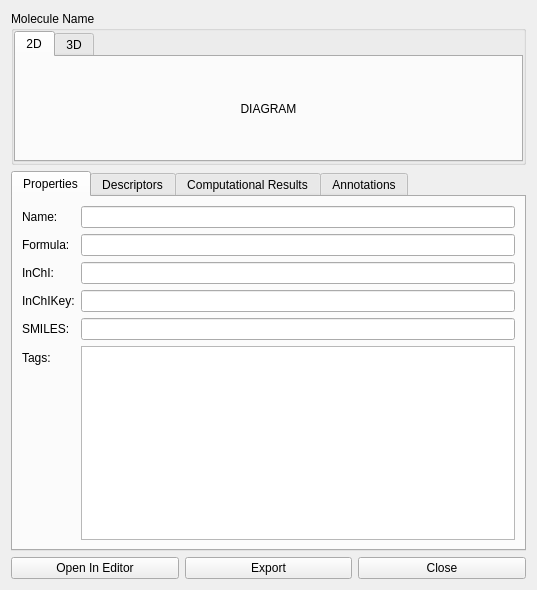
<?xml version="1.0" encoding="UTF-8"?>
<ui version="4.0">
 <class>MoleculeDetailDialog</class>
 <widget class="QDialog" name="MoleculeDetailDialog">
  <property name="geometry">
   <rect>
    <x>0</x>
    <y>0</y>
    <width>537</width>
    <height>590</height>
   </rect>
  </property>
  <property name="windowTitle">
   <string>Molecule Details</string>
  </property>
  <layout class="QVBoxLayout" name="verticalLayout_2">
   <item>
    <widget class="QGroupBox" name="diagramGroupBox">
     <property name="title">
      <string>Molecule Name</string>
     </property>
     <layout class="QVBoxLayout" name="verticalLayout">
      <property name="spacing">
       <number>0</number>
      </property>
      <property name="leftMargin">
       <number>0</number>
      </property>
      <property name="topMargin">
       <number>0</number>
      </property>
      <property name="rightMargin">
       <number>0</number>
      </property>
      <property name="bottomMargin">
       <number>0</number>
      </property>
      <item>
       <widget class="QTabWidget" name="diagramTabWidget">
        <property name="currentIndex">
         <number>0</number>
        </property>
        <widget class="QWidget" name="molecule2DTab">
         <attribute name="title">
          <string>2D</string>
         </attribute>
         <layout class="QVBoxLayout" name="diagram2DLayout">
          <property name="spacing">
           <number>0</number>
          </property>
          <property name="leftMargin">
           <number>0</number>
          </property>
          <property name="topMargin">
           <number>0</number>
          </property>
          <property name="rightMargin">
           <number>0</number>
          </property>
          <property name="bottomMargin">
           <number>0</number>
          </property>
          <item>
           <widget class="QLabel" name="diagram2DLabel">
            <property name="text">
             <string>DIAGRAM</string>
            </property>
            <property name="alignment">
             <set>Qt::AlignCenter</set>
            </property>
           </widget>
          </item>
         </layout>
        </widget>
        <widget class="QWidget" name="molecule3DTab">
         <attribute name="title">
          <string>3D</string>
         </attribute>
         <layout class="QVBoxLayout" name="diagram3DLayout">
          <property name="spacing">
           <number>0</number>
          </property>
          <property name="leftMargin">
           <number>0</number>
          </property>
          <property name="topMargin">
           <number>0</number>
          </property>
          <property name="rightMargin">
           <number>0</number>
          </property>
          <property name="bottomMargin">
           <number>0</number>
          </property>
          <item>
           <widget class="Avogadro::QtOpenGL::GLWidget" name="glWidget" native="true"/>
          </item>
         </layout>
        </widget>
       </widget>
      </item>
     </layout>
    </widget>
   </item>
   <item>
    <widget class="QTabWidget" name="tabWidget">
     <property name="currentIndex">
      <number>0</number>
     </property>
     <widget class="QWidget" name="propertiesTab">
      <attribute name="title">
       <string>Properties</string>
      </attribute>
      <layout class="QFormLayout" name="formLayout">
       <property name="fieldGrowthPolicy">
        <enum>QFormLayout::ExpandingFieldsGrow</enum>
       </property>
       <item row="0" column="0">
        <widget class="QLabel" name="nameLabel">
         <property name="text">
          <string>Name:</string>
         </property>
        </widget>
       </item>
       <item row="0" column="1">
        <widget class="QLineEdit" name="nameLineEdit">
         <property name="readOnly">
          <bool>true</bool>
         </property>
        </widget>
       </item>
       <item row="2" column="0">
        <widget class="QLabel" name="formulaLabel">
         <property name="text">
          <string>Formula:</string>
         </property>
        </widget>
       </item>
       <item row="2" column="1">
        <widget class="QLineEdit" name="formulaLineEdit">
         <property name="readOnly">
          <bool>true</bool>
         </property>
        </widget>
       </item>
       <item row="5" column="0">
        <widget class="QLabel" name="inchiLabel">
         <property name="text">
          <string>InChI:</string>
         </property>
        </widget>
       </item>
       <item row="5" column="1">
        <widget class="QLineEdit" name="inchiLineEdit">
         <property name="readOnly">
          <bool>true</bool>
         </property>
        </widget>
       </item>
       <item row="7" column="0">
        <widget class="QLabel" name="inchikeyLabel">
         <property name="text">
          <string>InChIKey:</string>
         </property>
        </widget>
       </item>
       <item row="7" column="1">
        <widget class="QLineEdit" name="inchikeyLineEdit">
         <property name="readOnly">
          <bool>true</bool>
         </property>
        </widget>
       </item>
       <item row="9" column="0">
        <widget class="QLabel" name="smilesLabel">
         <property name="text">
          <string>SMILES:</string>
         </property>
        </widget>
       </item>
       <item row="9" column="1">
        <widget class="QLineEdit" name="smilesLineEdit">
         <property name="readOnly">
          <bool>true</bool>
         </property>
        </widget>
       </item>
       <item row="11" column="0">
        <widget class="QLabel" name="tagsLabel">
         <property name="text">
          <string>Tags:</string>
         </property>
        </widget>
       </item>
       <item row="11" column="1">
        <widget class="QTextEdit" name="tagsTextEdit">
         <property name="readOnly">
          <bool>true</bool>
         </property>
        </widget>
       </item>
      </layout>
     </widget>
     <widget class="QWidget" name="descriptorsTab">
      <attribute name="title">
       <string>Descriptors</string>
      </attribute>
      <layout class="QVBoxLayout" name="verticalLayout_4">
       <item>
        <widget class="QTableWidget" name="descriptorsTableWidget">
         <property name="editTriggers">
          <set>QAbstractItemView::NoEditTriggers</set>
         </property>
         <property name="alternatingRowColors">
          <bool>true</bool>
         </property>
         <property name="selectionMode">
          <enum>QAbstractItemView::SingleSelection</enum>
         </property>
         <property name="selectionBehavior">
          <enum>QAbstractItemView::SelectRows</enum>
         </property>
         <attribute name="horizontalHeaderStretchLastSection">
          <bool>true</bool>
         </attribute>
         <attribute name="verticalHeaderVisible">
          <bool>false</bool>
         </attribute>
        </widget>
       </item>
      </layout>
     </widget>
     <widget class="QWidget" name="computationalResultsTab">
      <attribute name="title">
       <string>Computational Results</string>
      </attribute>
      <layout class="QVBoxLayout" name="verticalLayout_5">
       <item>
        <layout class="QVBoxLayout" name="computationalResultsLayout"/>
       </item>
      </layout>
     </widget>
     <widget class="QWidget" name="annotationsTab">
      <attribute name="title">
       <string>Annotations</string>
      </attribute>
      <layout class="QVBoxLayout" name="verticalLayout_6">
       <item>
        <widget class="QTableWidget" name="annotationsTableWidget">
         <property name="alternatingRowColors">
          <bool>true</bool>
         </property>
         <property name="selectionMode">
          <enum>QAbstractItemView::SingleSelection</enum>
         </property>
         <property name="selectionBehavior">
          <enum>QAbstractItemView::SelectRows</enum>
         </property>
         <property name="columnCount">
          <number>2</number>
         </property>
         <attribute name="horizontalHeaderStretchLastSection">
          <bool>true</bool>
         </attribute>
         <column/>
         <column/>
        </widget>
       </item>
       <item>
        <layout class="QHBoxLayout" name="horizontalLayout">
         <item>
          <widget class="QLabel" name="addAnnotationLabel">
           <property name="text">
            <string>New Annotation:</string>
           </property>
          </widget>
         </item>
         <item>
          <widget class="QLineEdit" name="annotationLineEdit"/>
         </item>
         <item>
          <widget class="QPushButton" name="addAnnotationButton">
           <property name="text">
            <string>Add</string>
           </property>
          </widget>
         </item>
        </layout>
       </item>
      </layout>
     </widget>
    </widget>
   </item>
   <item>
    <layout class="QHBoxLayout" name="buttonLayout">
     <item>
      <widget class="QPushButton" name="openInEditorButton">
       <property name="text">
        <string>Open In Editor</string>
       </property>
      </widget>
     </item>
     <item>
      <widget class="QPushButton" name="exportButton">
       <property name="text">
        <string>Export</string>
       </property>
      </widget>
     </item>
     <item>
      <widget class="QPushButton" name="closeButton">
       <property name="text">
        <string>Close</string>
       </property>
      </widget>
     </item>
    </layout>
   </item>
  </layout>
 </widget>
 <customwidgets>
  <customwidget>
   <class>Avogadro::QtOpenGL::GLWidget</class>
   <extends>QWidget</extends>
   <header location="global">avogadro/qtopengl/glwidget.h</header>
   <container>1</container>
  </customwidget>
 </customwidgets>
 <resources/>
 <connections/>
</ui>
